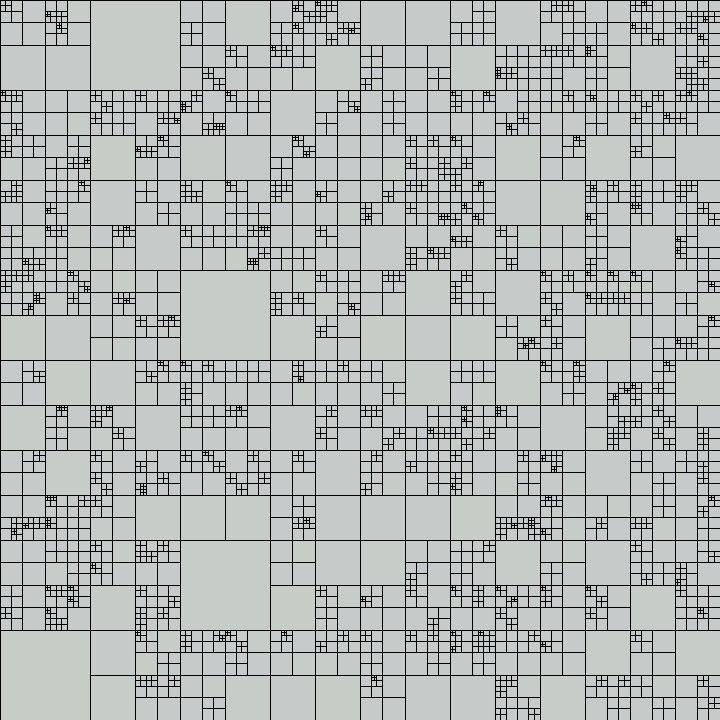
Frame 1 (no input)
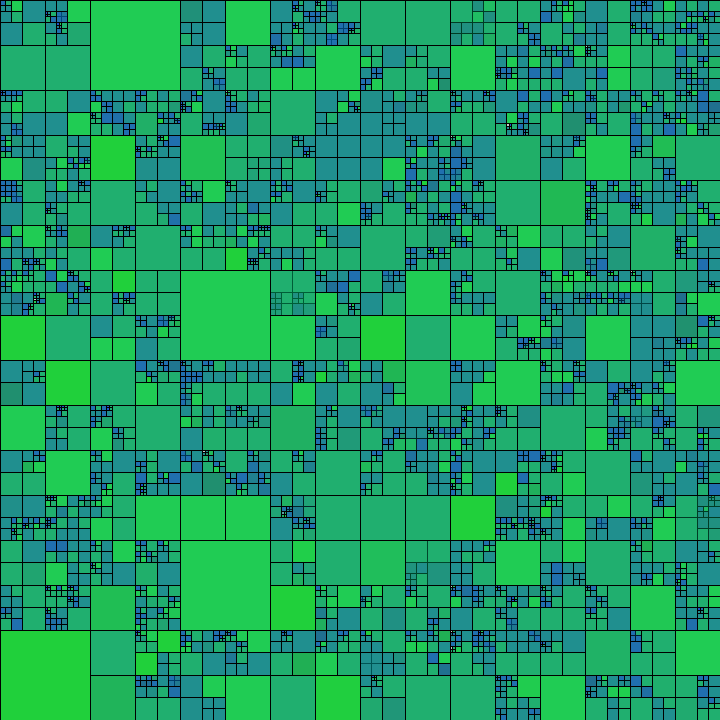
Frame 60 (the mouse pressed at the canvas centre just before this capture)
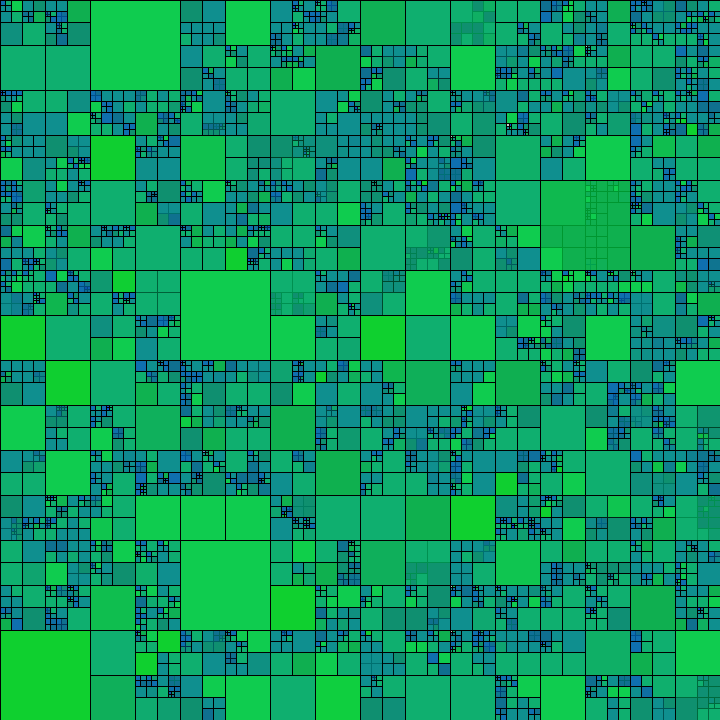
Frame 120 (the mouse held since frame 60 and released just before this capture)

The Processing sketch that drew these frames (run headless with seeded random() and noise(); from frame 60 on, the mouse is pressed at the canvas centre):

// Processing sketch: sketch_292020_SquaresWithinSquares
// ── sketch_292020_SquaresWithinSquares.pde
void setup(){size(720,720);}
void draw(){f(0,0,720,0);}
void f(float x,float y,float s,int d){
if(d<9){
float n=noise(x,y,frameCount*.001)*255; 
if(n>d*25)
for(int i=0;i<4;i++)
 f(x+i%2*s/2,y+i/2*s/2,s/2,d+1);
else{
 fill(0,255-n,n,8);
 square(x,y,s);
}
}
}
